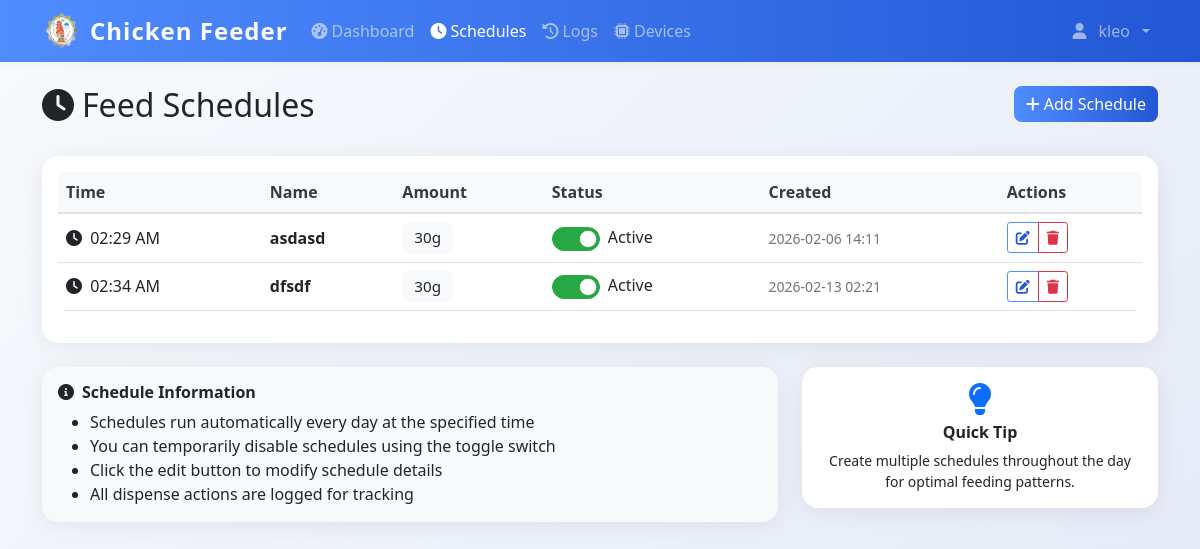
Before: /schedules (signed in) with the older database file.
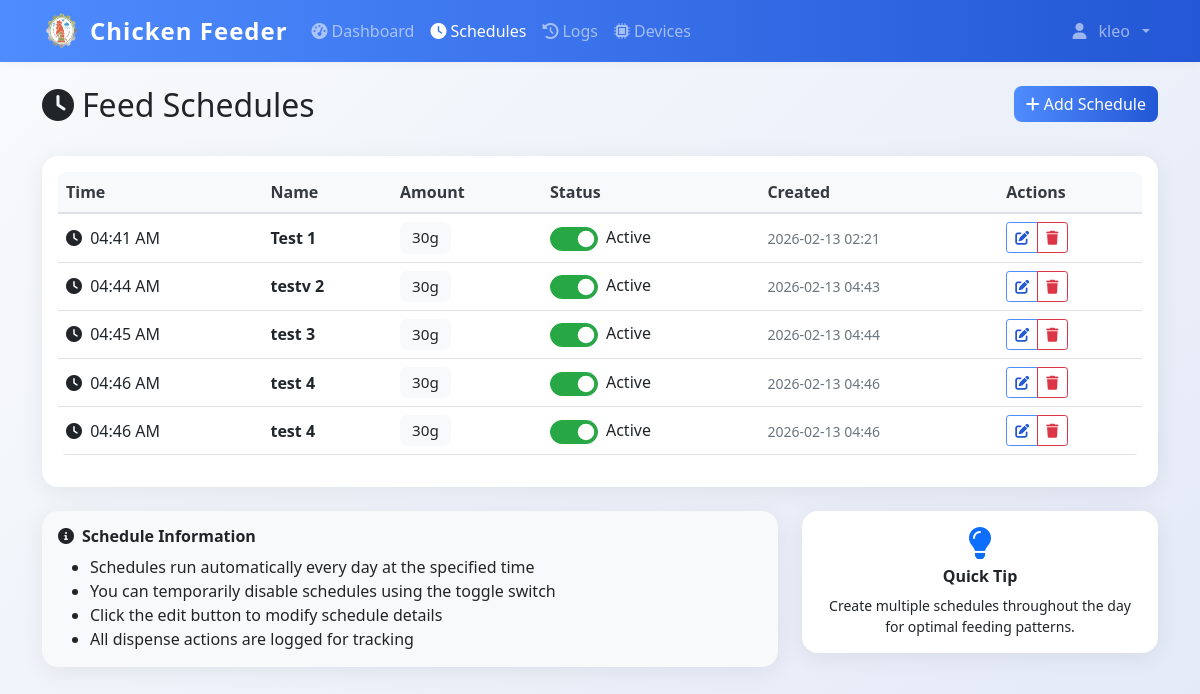
After: the same page with the newer database file.
### models.py (models this page shows)
class User(UserMixin, db.Model):
    id = db.Column(db.Integer, primary_key=True)
    username = db.Column(db.String(80), unique=True, nullable=False)
    email = db.Column(db.String(120), unique=True, nullable=False)
    password_hash = db.Column(db.String(120), nullable=False)
    iot_device_url = db.Column(db.String(255), nullable=True)  # e.g., 'http://192.168.1.100:5000' or 'pi_klei'
    is_admin = db.Column(db.Boolean, default=True)
    created_at = db.Column(db.DateTime, default=datetime.now)

class FeedSchedule(db.Model):
    id = db.Column(db.Integer, primary_key=True)
    name = db.Column(db.String(100), nullable=False)
    feed_time = db.Column(db.Time, nullable=False)
    amount_grams = db.Column(db.Integer, nullable=False)
    is_active = db.Column(db.Boolean, default=True)
    created_by = db.Column(db.Integer, db.ForeignKey('user.id'), nullable=False)
    created_at = db.Column(db.DateTime, default=datetime.now)
    user = db.relationship('User', backref=db.backref('schedules', lazy=True))

### app.py (the view)
@app.route('/schedules')
@login_required
def schedules():
    schedules = FeedSchedule.query.filter_by(created_by=current_user.id).order_by(FeedSchedule.feed_time).all()
    return render_template('schedules.html', schedules=schedules)

### app.py (called while the page is built)
@login_manager.user_loader
def load_user(user_id):
    return db.session.get(User, int(user_id))

@app.context_processor
def inject_datetime():
    return {'datetime': datetime}

@app.before_request
def restrict_admin_from_user_pages():
    if current_user.is_authenticated and getattr(current_user, 'is_admin', False):
        if not request.path.startswith('/admin'):
            if not request.path.startswith('/static') and not request.path.startswith('/logout'):
                return redirect(url_for('admin.dashboard'))

### templates/schedules.html (shortened to what this page needs)
{% extends "base.html" %}
{% block content %}
<div class="container mt-4">
    <div class="row mb-4">
        <div class="col">
            <h1 class="h2">
                <i class="fas fa-clock me-2"></i>Feed Schedules
            </h1>
        </div>
        <div class="col-auto">
            <a href="{{ url_for('add_schedule') }}" class="btn btn-primary">
                <i class="fas fa-plus me-1"></i>Add Schedule
            </a>
        </div>
    </div>
    <div class="card">
        <div class="card-body">
            {% if schedules %}
            <div class="table-responsive">
                <table class="table table-hover">
                    <thead>
                        <tr>
                            <th>Time</th>
                            <th>Name</th>
                            <th>Amount</th>
                            <th>Status</th>
                            <th>Created</th>
                            <th>Actions</th>
                        </tr>
                    </thead>
                    <tbody>
                        {% for schedule in schedules %}
                        <tr id="schedule-{{ schedule.id }}">
                            <td>
                                <i class="fas fa-clock me-1"></i>
                                {{ schedule.feed_time.strftime('%I:%M %p') }}
                            </td>
                            <td>
                                <strong>{{ schedule.name }}</strong>
                            </td>
                            <td>
                                <span class="badge bg-light text-dark">{{ schedule.amount_grams }}g</span>
                            </td>
                            <td>
                                <div class="form-check form-switch d-flex align-items-center gap-2">
                                    <input class="form-check-input" type="checkbox"
                                        id="toggle-{{ schedule.id }}"
                                        {% if schedule.is_active %}checked{% endif %}
                                        onchange="toggleSchedule(this)" data-id="{{ schedule.id }}">
                                    <label class="form-check-label" for="toggle-{{ schedule.id }}">
                                        <span id="status-text-{{ schedule.id }}">
                                            {% if schedule.is_active %}Active{% else %}Inactive{% endif %}
                                        </span>
                                    </label>
                                </div>
                            </td>
                            <td>
                                <small class="text-muted">
                                    {{ schedule.created_at.strftime('%Y-%m-%d %H:%M') }}
                                </small>
                            </td>
                            <td>
                                <div class="btn-group btn-group-sm">
                                    <a class="btn btn-outline-primary"
                                       href="{{ url_for('edit_schedule', schedule_id=schedule.id) }}"
                                       title="Edit this schedule">
                                        <i class="fas fa-edit"></i>
                                    </a>
                                    <button class="btn btn-outline-danger"
                                            onclick="deleteSchedule(this)"
                                            data-id="{{ schedule.id }}"
                                            data-name="{{ schedule.name }}"
                                            title="Delete schedule">
                                        <i class="fas fa-trash"></i>
                                    </button>
                                </div>
                            </td>
                        </tr>
                        {% endfor %}
                    </tbody>
                </table>
            </div>
            {% endif %}
        </div>
    </div>
    <div class="row mt-4">
        <div class="col-lg-8">
            <div class="card bg-light">
                <div class="card-body">
                    <h6 class="card-title">
                        <i class="fas fa-info-circle me-2"></i>Schedule Information
                    </h6>
                    <ul class="mb-0">
                        <li>Schedules run automatically every day at the specified time</li>
                        <li>You can temporarily disable schedules using the toggle switch</li>
                        <li>Click the edit button to modify schedule details</li>
                        <li>All dispense actions are logged for tracking</li>
                    </ul>
                </div>
            </div>
        </div>
        <div class="col-lg-4">
            <div class="card border-primary">
                <div class="card-body text-center">
                    <i class="fas fa-lightbulb fa-2x text-primary mb-2"></i>
                    <h6 class="card-title">Quick Tip</h6>
                    <p class="card-text small">
                        Create multiple schedules throughout the day for optimal feeding patterns.
                    </p>
                </div>
            </div>
        </div>
    </div>
</div>
{% endblock %}

### templates/base.html (shortened to what this page needs)
<!DOCTYPE html>
<html lang="en">
<head>
    <link href="https://cdn.jsdelivr.net/npm/bootstrap@5.1.3/dist/css/bootstrap.min.css" rel="stylesheet">
    <link href="https://cdnjs.cloudflare.com/ajax/libs/font-awesome/6.0.0/css/all.min.css" rel="stylesheet">
    <link href="{{ url_for('static', filename='css/style.css') }}" rel="stylesheet">
</head>
<body>
    {% if current_user.is_authenticated %}
    <nav class="navbar navbar-expand-lg navbar-dark bg-primary">
        <div class="container">
            <div class="d-flex align-items-center gap-2">
                <img src="{{ url_for('static', filename='img/chicken-logo.png') }}" alt="Logo" style="width:40px;height:40px;" >
                <a class="navbar-brand" href="{{ url_for('dashboard') }}">
                   Chicken Feeder
                </a>
            </div>
            <div class="collapse navbar-collapse" id="navbarNav">
                <ul class="navbar-nav me-auto">
                    <li class="nav-item">
                        <a class="nav-link {% if request.endpoint == 'dashboard' %}active{% endif %}"
                           href="{{ url_for('dashboard') }}">
                            <i class="fas fa-tachometer-alt me-1"></i>Dashboard
                        </a>
                    </li>
                    <li class="nav-item">
                        <a class="nav-link {% if request.endpoint in ['schedules', 'add_schedule'] %}active{% endif %}"
                           href="{{ url_for('schedules') }}">
                            <i class="fas fa-clock me-1"></i>Schedules
                        </a>
                    </li>
                    <li class="nav-item">
                        <a class="nav-link {% if request.endpoint == 'logs' %}active{% endif %}"
                           href="{{ url_for('logs') }}">
                            <i class="fas fa-history me-1"></i>Logs
                        </a>
                    </li>
                    <li class="nav-item">
                        <a class="nav-link {% if request.endpoint in ['devices', 'add_device'] %}active{% endif %}"
                           href="{{ url_for('devices') }}">
                            <i class="fas fa-microchip me-1"></i>Devices
                        </a>
                    </li>
                </ul>
                <ul class="navbar-nav">
                    <li class="nav-item dropdown">
                        <a class="nav-link dropdown-toggle d-flex align-items-center gap-2" href="#" id="navbarDropdown" role="button"
                           data-bs-toggle="dropdown" aria-expanded="false">
                            <i class="fas fa-user me-1 "></i>{{ current_user.username }}
                        </a>
                    </li>
                </ul>
            </div>
        </div>
    </nav>
    {% endif %}
    <main class="container-fluid align-items-center">
        {% block content %}{% endblock %}
    </main>
</body>
</html>

### static/css/style.css (style rules this page uses)
:root { --primary-color: #2c5f2d; --secondary-color: #97bc62; --success-color: #28a745; --danger-color: #dc3545; --warning-color: #ffc107; --info-color: #17a2b8; --light-color: #f8f9fa; --dark-color: #343a40; }
body { font-family: 'Segoe UI', Tahoma, Geneva, Verdana, sans-serif; background-color: #f5f7fa; }
.navbar-brand { font-weight: bold; font-size: 1.5rem; }
.navbar-nav .nav-link { font-weight: 500; transition: all 0.2s ease; }
.card { border: none; border-radius: 12px; box-shadow: 0 2px 10px rgba(0,0,0,0.08); transition: all 0.3s ease; }
.btn { border-radius: 8px; font-weight: 500; transition: all 0.2s ease; }
.btn-primary { background: linear-gradient(135deg, var(--primary-color) 0%, var(--secondary-color) 100%); border: none; }
.table { border-radius: 8px; overflow: hidden; }
.table thead th { background-color: #f8f9fa; border-bottom: 2px solid #dee2e6; font-weight: 600; color: var(--dark-color); }
.badge { border-radius: 20px; font-size: 0.75rem; font-weight: 500; padding: 0.5rem 0.75rem; }
.form-switch .form-check-input { width: 3rem; height: 1.5rem; border-radius: 3rem; }
.form-switch .form-check-input:checked { background-color: var(--success-color); border-color: var(--success-color); }

### templates/base.html (style rules this page uses)
body { background: linear-gradient(135deg, #f8fafc 0%, #e3e9f7 100%); min-height: 100vh; }
.navbar { box-shadow: 0 2px 8px rgba(0,0,0,0.04); }
.card { border-radius: 1rem; box-shadow: 0 4px 24px rgba(0,0,0,0.07); }
.btn-primary, .bg-primary { background: linear-gradient(90deg, #4f8cff 0%, #2357d5 100%) !important; border: none; }
.btn-outline-primary { border-color: #4f8cff !important; color: #2357d5 !important; }
.card-title, h1, h2, h3, h4, h5, h6 { font-family: 'Segoe UI', 'Roboto', 'Arial', sans-serif; font-weight: 600; }
.badge { font-size: 0.95em; border-radius: 0.5em; }
.table th, .table td { vertical-align: middle !important; }
.navbar-brand { font-weight: bold; letter-spacing: 1px; }

Changed rows visible on the page:
removed FeedSchedule: feed_time "02:29 AM", name "asdasd", amount_grams "30", is_active "☑", shows "Active", created_at "2026-02-06 14:11"
changed FeedSchedule: feed_time "02:34 AM" → "04:41 AM"; name "dfsdf" → "Test 1"
added FeedSchedule: feed_time "04:44 AM", name "testv 2", amount_grams "30", is_active "☑", shows "Active", created_at "2026-02-13 04:43"
added FeedSchedule: feed_time "04:45 AM", name "test 3", amount_grams "30", is_active "☑", shows "Active", created_at "2026-02-13 04:44"
added FeedSchedule: feed_time "04:46 AM", name "test 4", amount_grams "30", is_active "☑", shows "Active", created_at "2026-02-13 04:46"
added FeedSchedule: feed_time "04:46 AM", name "test 4", amount_grams "30", is_active "☑", shows "Active", created_at "2026-02-13 04:46"
